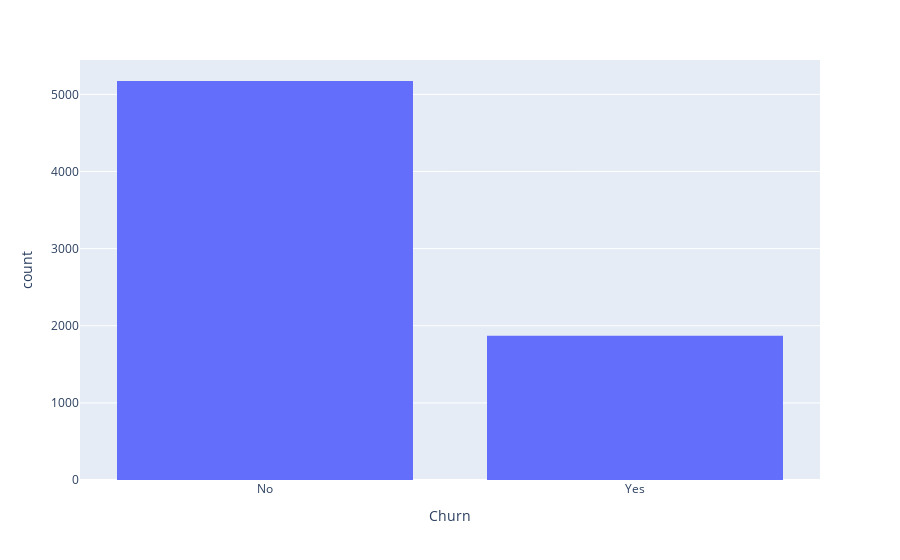

Write notebook code for a chart like this one.
### Markdown cell above
## **Churn**

### Code cell
# Visualize Churn 
px.histogram(df,'Churn')

### Figure 1 — Plotly figure (JSON) as saved in the notebook; plotly's stock layout.template omitted (floating-point values rounded to 4 significant figures; data arrays with more than 128 entries replaced by an {"elided": "..."} marker saying what was removed)
{"data": [{"alignmentgroup": "True", "bingroup": "x", "hovertemplate": "Churn=%{x}<br>count=%{y}<extra></extra>", "legendgroup": "", "marker": {"color": "#636efa", "pattern": {"shape": ""}}, "name": "", "offsetgroup": "", "orientation": "v", "showlegend": false, "type": "histogram", "x": {"elided": "7043 str values"}, "xaxis": "x", "yaxis": "y"}], "layout": {"barmode": "relative", "legend": {"tracegroupgap": 0}, "margin": {"t": 60}, "xaxis": {"anchor": "y", "domain": [0, 1], "title": {"text": "Churn"}}, "yaxis": {"anchor": "x", "domain": [0, 1], "title": {"text": "count"}}}}
